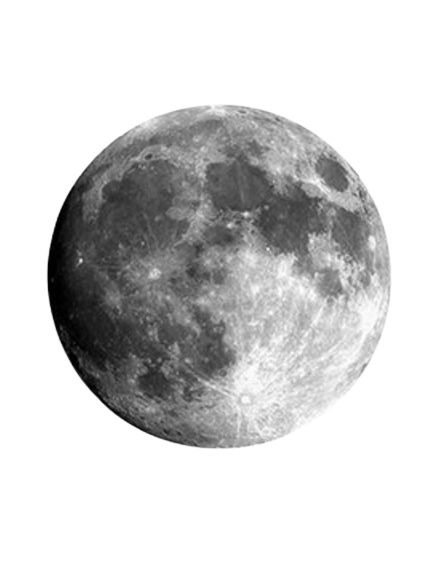
#> input picture image.jpg, 444 x 561 px
$ python agumented.py
#> lines starting #> are read from the running program, lines starting #| are printed output that depends on the picture; after the words box and inside, x2 and y2 are one past the last pixel; in counts of white or black regions, pixels touching at a corner belong together
import cv2
import numpy as np
image = cv2.imread('image.jpg')
#> image is the input picture: shape (561, 444, 3); min 0, max 255, mean 208.8
image = cv2.resize(image,(640,480))
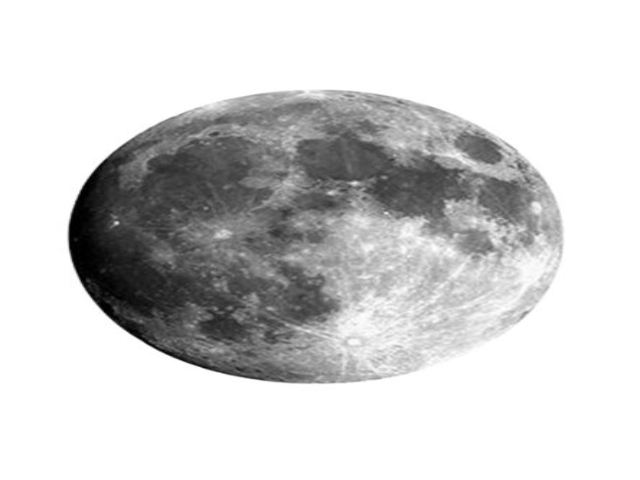
#> image: shape (480, 640, 3); min 0, max 255, mean 208.8
gray = cv2.cvtColor(image, cv2.COLOR_BGR2GRAY)
_, thresh = cv2.threshold(gray, 100, 255, cv2.THRESH_BINARY_INV)
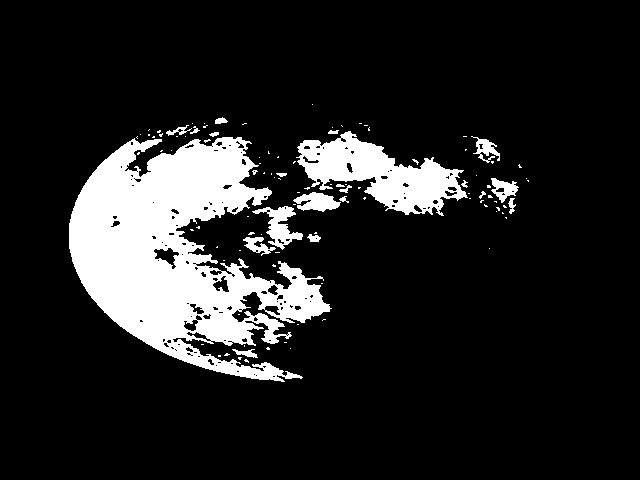
#> thresh: shape (480, 640); 13.8% white; 106 white regions (85 under 20 px)
contours, _ = cv2.findContours(thresh, cv2.RETR_TREE, cv2.CHAIN_APPROX_SIMPLE)
#> contours = 249 contours, 195 with area under 20; largest, box (x1, y1, x2, y2) and area: (69, 137, 332, 382) 32608, (296, 131, 468, 216) 6720, (252, 206, 303, 250) 786, (293, 192, 341, 212) 523, (491, 178, 519, 203) 338
for cnt in contours:
    approx = cv2.approxPolyDP(cnt, 0.02 * cv2.arcLength(cnt, True), True)
    if len(approx) == 4 and cv2.isContourConvex(approx):
        area = cv2.contourArea(approx)
        if area > 1000:
            cv2.drawContours(image, [approx], 0, (0, 255, 0), 3)
            cv2.putText(image, "Marker Detected", tuple(approx[0][0]),
                        cv2.FONT_HERSHEY_SIMPLEX, 0.6, (255, 0, 0), 2)
#> this loop made 249 passes
#> approx on passes 6, 8, 9: [[290, 348]], [[244, 345], [244, 346]], [[201, 344], [203, 344]]
cv2.imshow("Marker Detection", image)
cv2.waitKey(0)
cv2.destroyAllWindows()
